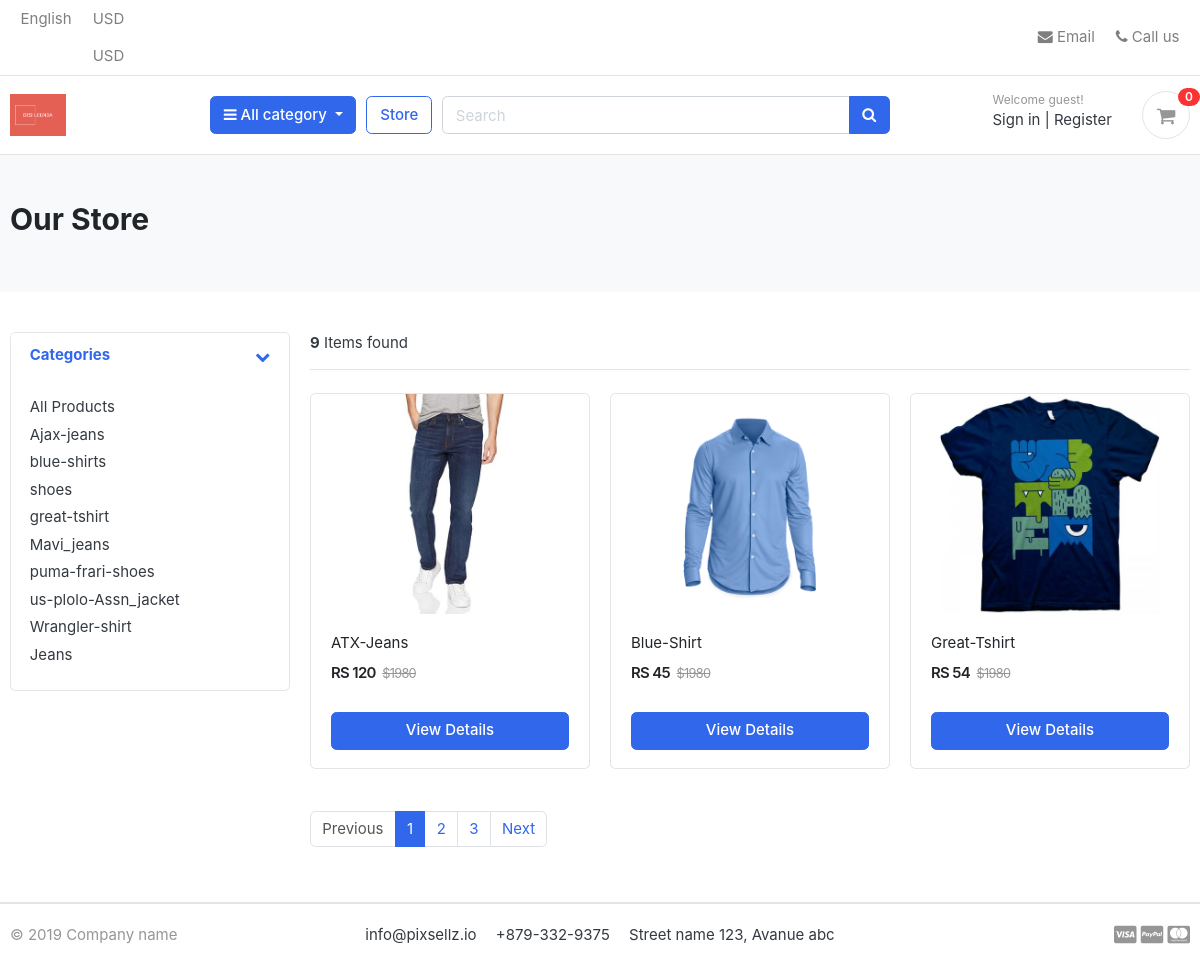
/store/, run on the app's committed database.
### category/models.py (models this page shows, shortened)
class Category(models.Model):
    category_name = models.CharField(max_length=50, unique=True)
    slug = models.SlugField(max_length=100, unique=True)
    description = models.TextField(max_length=255, blank=True)
    cat_image = models.ImageField(upload_to='photos/categories', blank=True)
    class Meta:
        verbose_name = 'category'
        verbose_name_plural = 'categories'
    def get_url(self):
        return reverse('products_by_category', args=[self.slug])

### store/models.py (models this page shows, shortened)
class Product(models.Model):
    product_name = models.CharField(max_length = 200 , unique= True)
    slug = models.SlugField(max_length=200 , unique=True)
    description = models.TextField(max_length=500 , blank=True)
    price = models.IntegerField()
    images = models.ImageField(upload_to='photos/products')
    stock = models.IntegerField()
    is_available = models.BooleanField(default=True)
    category = models.ForeignKey(Category , on_delete=models.CASCADE)
    created_date = models.DateTimeField(auto_now_add=True)
    modified_date = models.DateTimeField(auto_now = True)
    def get_url(self):
        return reverse('product_detail', args=[self.category.slug, self.slug])

### store/views.py (the view)
# urls.py: path('store/' , include('store.urls')),
def store(request, category_slug = None):
    categories = None
    products = None
    if category_slug != None:
        categories = get_object_or_404(Category , slug = category_slug)
        products = Product.objects.filter(category = categories, is_available = True)
        paginator = Paginator(products, 3)
        page = request.GET.get('page')
        paged_products = paginator.get_page(page)
        product_count = products.count()
    else:
        products = Product.objects.all().filter(is_available=True).order_by('id')
        paginator = Paginator(products, 3)
        page = request.GET.get('page')
        paged_products = paginator.get_page(page)
        product_count = products.count()
    context = {
        'products':paged_products,
        'product_count':product_count,
    }
    return render(request , 'store/store.html',context)

### carts/context_processors.py (called while the page is built)
def counter(request):
    cart_count = 0
    if 'admin' in request.path:
        return {}
    else:
        try:
            cart = Cart.objects.filter(cart_id=_cart_id(request))
            if request.user.is_authenticated:
                cart_items = CartItem.objects.all().filter(user=request.user)
            else:
                cart_items = CartItem.objects.all().filter(cart=cart[:1])
            for cart_item in cart_items:
                cart_count += cart_item.quantity
        except Cart.DoesNotExist:
            cart_count = 0
    return dict(cart_count= cart_count)

### carts/views.py (called while the page is built)
def _cart_id(request):
    cart = request.session.session_key
    if not cart:
        cart = request.session.create()
    return cart

### category/context_processors.py (called while the page is built)
def menu_links(request):
    links = Category.objects.all()
    return dict(links = links)

### templates/store/store.html
{% extends 'base.html' %}
{% load static %}
{% block content %}
<section class="section-pagetop bg">
    <div class="container">
        {% if 'search' in request.path %}
            <h2 class="title-page">Search Result</h2>
        {% else %}
            <h2 class="title-page">Our Store</h2>
        {% endif %}
    </div>
    </section>
<section class="section-content padding-y">
    <div class="container">
    <div class="row">
        <aside class="col-md-3">
    <div class="card">
        <article class="filter-group">
            <header class="card-header">
                <a href="#" data-toggle="collapse" data-target="#collapse_1" aria-expanded="true" class="">
                    <i class="icon-control fa fa-chevron-down"></i>
                    <h6 class="title">Categories</h6>
                </a>
            </header>
            <div class="filter-content collapse show" id="collapse_1" style="">
                <div class="card-body">
                    <ul class="list-menu">
                    <li><a href="{% url 'store' %}">All Products  </a></li>
                        {% for category in links %}
                    <li><a href="{{category.get_url}}">{{category.category_name}}  </a></li>
                    {% endfor %}
                    </ul>
                </div>
            </div>
        </article>
    </div>
        </aside>
        <main class="col-md-9">
    <header class="border-bottom mb-4 pb-3">
            <div class="form-inline">
                <span class="mr-md-auto"><b>{{ product_count }}</b> Items found </span>
            </div>
    </header>
    <div class="row">
        {% if products %}
    {% for product in products %}
        <div class="col-md-4">
            <figure class="card card-product-grid">
                <div class="img-wrap">
                    <a href = "{{ product.get_url }}"><img src="{{ product.images.url }}"></a>
                </div>
                <figcaption class="info-wrap">
                    <div class="fix-height">
                        <a href="{{ product.get_url }}" class="title">{{ product.product_name }}</a>
                        <div class="price-wrap mt-2">
                            <span class="price">RS {{ product.price }}</span>
                            <del class="price-old">$1980</del>
                        </div>
                    </div>
                    <a href="{{ product.get_url }}" class="btn btn-block btn-primary">View Details </a>
                </figcaption>
            </figure>
        </div>
    {% endfor %}
    {% else %}
     <div>
        <h2> No result found . Please try again. </h2>
     </div>
     {% endif %}
    </div>
    <nav class="mt-4" aria-label="Page navigation sample">
    {% if products.has_other_pages %}
      <ul class="pagination">
        {% if products.has_previous %}
        <li class="page-item "><a class="page-link" href="?page={{products.previous_page_number}}">Previous</a></li>
        {% else %}
        <li class="page-item disabled "><a class="page-link" href="#">Previous</a></li>
        {% endif %}
        {% for i in products.paginator.page_range %}
            {% if products.number == i %}
            <li class="page-item active"><a class="page-link" href="#">{{i}}</a></li>
            {% else %}
            <li class="page-item"><a class="page-link" href="?page={{i}}">{{i}}</a></li>
            {% endif %}
        {% endfor %}
        {% if products.has_next %}
            <li class="page-item"><a class="page-link" href="?page={{products.next_page_number}}">Next</a></li>
        {% else %}
            <li class="page-item disabled"><a class="page-link" href="#">Next</a></li>
        {% endif %}
      </ul>
      {% endif %}
    </nav>
        </main>
    </div>
    </div>
    </section>
{% endblock %}

### static/css/ui.css (style rules this page uses)
html { font-family: "Inter", sans-serif; font-size: 15px; }
.img-wrap { text-align: center; display: block; }
.img-wrap img { max-width: 100%; }
.price-wrap { letter-spacing: -0.7px; }
.padding-y { padding-top: 40px; padding-bottom: 40px; }
figure { margin-bottom: 0; }
article:after, .form-group:after { display: block; clear: both; content: ""; }
.bg { background-color: #f8f9fa; }
.title-page { color: #212529; }
[class*=list-] li:after { visibility: hidden; display: block; content: ""; overflow: hidden; height: 0; clear: both; }
.list-menu { list-style: none; margin: 0; padding-left: 0; }
.list-menu li { margin-bottom: 5px; }
.list-menu a { color: #343a40; }
[class*=card-product] a.title { color: #212529; display: block; }
[class*=card-product] .img-wrap { overflow: hidden; position: relative; }
[class*=card-product] .img-wrap img { height: 100%; max-width: 100%; width: auto; display: inline-block; -o-object-fit: cover; object-fit: cover; }
.card-product-grid { margin-bottom: 20px; }
.card-product-grid .img-wrap { border-radius: 0.2rem 0.2rem 0 0; height: 220px; }
.card-product-grid .info-wrap { overflow: hidden; padding: 18px 20px; }
.card-product-grid .fix-height { height: 80px; overflow: hidden; }
.card .img-wrap { overflow: hidden; }
.price { font-weight: 600; color: #212529; }
.price-old { color: #969696; margin-left: 3px; font-size: 85%; }
.icon-control { margin-top: 5px; float: right; font-size: 80%; }
.card-header .title { margin-bottom: 0; line-height: 1.5; }
.filter-group { border-bottom: 1px solid #e4e4e4; }
.filter-group .card-header { border-bottom: 0; }
.filter-group:last-child { border-bottom: 0; }
.section-pagetop { padding: 45px 0; }

### data on the page
Category: category_name "Ajax-jeans"
Category: category_name "blue-shirts"
Category: category_name "shoes"
Category: category_name "great-tshirt"
Category: category_name "Mavi_jeans"
Category: category_name "puma-frari-shoes"
Category: category_name "us-plolo-Assn_jacket"
Category: category_name "Wrangler-shirt"
Category: category_name "Jeans"
Product: images (picture), product_name "ATX-Jeans", price "120"
Product: images (picture), product_name "Blue-Shirt", price "45"
Product: images (picture), product_name "Great-Tshirt", price "54"

### other printed values
{{ cart_count }} "0"
{{ product_count }} "9"
{{ i }} "1"
{{ i }} "2" "3"
